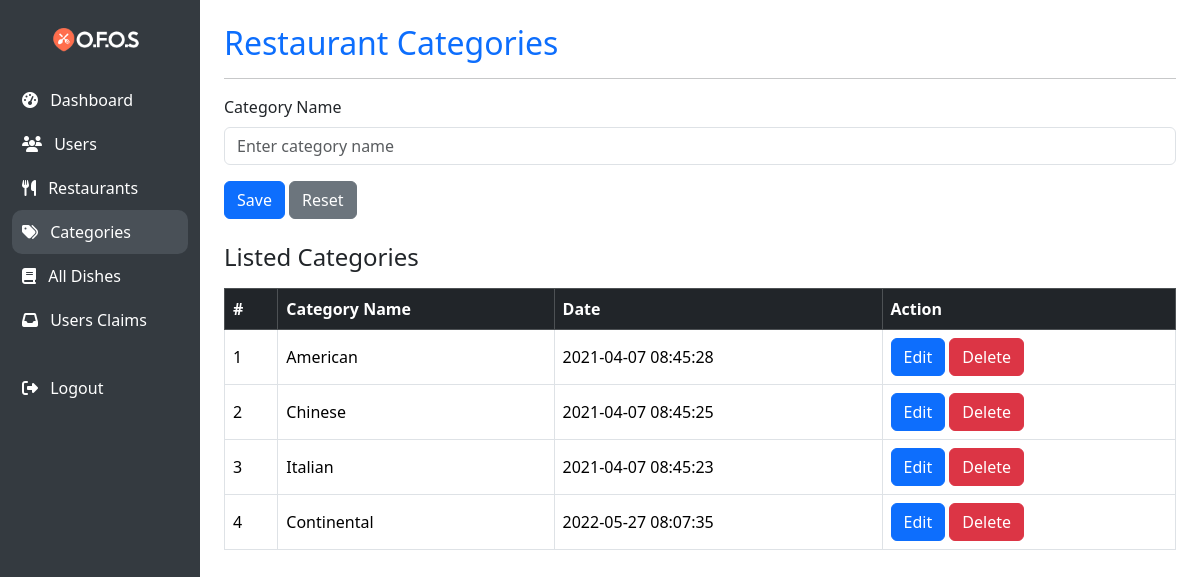
The app's page /admin/category.php (signed in) with its own data.
### tables this page shows
CREATE TABLE `res_category` (
  `c_id` int(222) NOT NULL,
  `c_name` varchar(222) NOT NULL,
  `date` timestamp NOT NULL DEFAULT current_timestamp() ON UPDATE current_timestamp()
);

### admin/category.php (the view, shortened to what this page needs)
<?php
include 'parts/start.php';
?>
<h2 class="text-primary">Restaurant Categories</h2>
<hr>
<form method="post" class="mb-4">
    <div class="mb-3">
        <label for="c_name" class="form-label">Category Name</label>
        <input type="text" class="form-control" id="c_name" name="c_name" placeholder="Enter category name">
    </div>
    <div>
        <button type="submit" name="submit" class="btn btn-primary">Save</button>
        <a href="category.php" class="btn btn-secondary">Reset</a>
    </div>
</form>
<h4 class="mb-3">Listed Categories</h4>
<div class="table-responsive">
    <table class="table table-bordered table-hover align-middle">
        <thead class="table-dark">
            <tr>
                <th>#</th>
                <th>Category Name</th>
                <th>Date</th>
                <th>Action</th>
            </tr>
        </thead>
        <tbody>
            <?php
            $result = $db->query("SELECT * FROM res_category ORDER BY c_id DESC");
            if ($result->num_rows > 0):
                $i = 0;
                while ($row = $result->fetch_assoc()):
                    ?>
                    <tr>
                        <td><?= ++$i ?></td>
                        <td><?= htmlspecialchars($row['c_name']) ?></td>
                        <td><?= $row['date'] ?></td>
                        <td>
                            <a onclick="updateDataToForm(<?= $row['c_id'] ?>, '<?= $row['c_name'] ?>')" class="btn btn-primary">
                                <i class="bi bi-pencil-square"></i> Edit
                            </a>
                            <a href="category.php?del=<?= $row['c_id'] ?>" class="btn btn-danger"
                                onclick="return confirm('Are you sure you want to delete this category?');">
                                <i class="bi bi-trash"></i> Delete
                            </a>
                        </td>
                    </tr>
                <?php endwhile; else: ?>
                <tr>
                    <td colspan="4" class="text-center text-muted">No categories found.</td>
                </tr>
            <?php endif; ?>
        </tbody>
    </table>
</div>
<?php include 'parts/end.php'; ?>

### records on screen
res_category: c_name "American", date "2021-04-07 08:45:28"
res_category: c_name "Chinese", date "2021-04-07 08:45:25"
res_category: c_name "Italian", date "2021-04-07 08:45:23"
res_category: c_name "Continental", date "2022-05-27 08:07:35"
